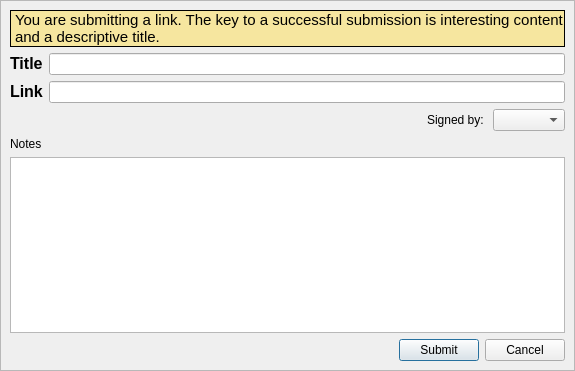
<?xml version="1.0" encoding="UTF-8"?>
<ui version="4.0">
 <class>MeshDemocCreatePostDialog</class>
 <widget class="QDialog" name="MeshDemocCreatePostDialog">
  <property name="geometry">
   <rect>
    <x>0</x>
    <y>0</y>
    <width>575</width>
    <height>371</height>
   </rect>
  </property>
  <property name="windowTitle">
   <string>Submit Post</string>
  </property>
  <layout class="QGridLayout" name="gridLayout_3">
   <property name="margin">
    <number>0</number>
   </property>
   <property name="spacing">
    <number>0</number>
   </property>
   <item row="0" column="0">
    <widget class="HeaderFrame" name="headerFrame">
     <property name="frameShape">
      <enum>QFrame::NoFrame</enum>
     </property>
     <property name="frameShadow">
      <enum>QFrame::Plain</enum>
     </property>
    </widget>
   </item>
   <item row="1" column="0">
    <widget class="QFrame" name="frame">
     <property name="frameShape">
      <enum>QFrame::StyledPanel</enum>
     </property>
     <property name="frameShadow">
      <enum>QFrame::Raised</enum>
     </property>
     <layout class="QGridLayout" name="gridLayout_2">
      <item row="0" column="0" colspan="3">
       <widget class="QLabel" name="info_label">
        <property name="palette">
         <palette>
          <active>
           <colorrole role="Base">
            <brush brushstyle="SolidPattern">
             <color alpha="255">
              <red>255</red>
              <green>255</green>
              <blue>255</blue>
             </color>
            </brush>
           </colorrole>
           <colorrole role="Window">
            <brush brushstyle="SolidPattern">
             <color alpha="255">
              <red>246</red>
              <green>230</green>
              <blue>159</blue>
             </color>
            </brush>
           </colorrole>
          </active>
          <inactive>
           <colorrole role="Base">
            <brush brushstyle="SolidPattern">
             <color alpha="255">
              <red>255</red>
              <green>255</green>
              <blue>255</blue>
             </color>
            </brush>
           </colorrole>
           <colorrole role="Window">
            <brush brushstyle="SolidPattern">
             <color alpha="255">
              <red>246</red>
              <green>230</green>
              <blue>159</blue>
             </color>
            </brush>
           </colorrole>
          </inactive>
          <disabled>
           <colorrole role="Base">
            <brush brushstyle="SolidPattern">
             <color alpha="255">
              <red>246</red>
              <green>230</green>
              <blue>159</blue>
             </color>
            </brush>
           </colorrole>
           <colorrole role="Window">
            <brush brushstyle="SolidPattern">
             <color alpha="255">
              <red>246</red>
              <green>230</green>
              <blue>159</blue>
             </color>
            </brush>
           </colorrole>
          </disabled>
         </palette>
        </property>
        <property name="font">
         <font>
          <family>Tahoma</family>
          <pointsize>11</pointsize>
         </font>
        </property>
        <property name="autoFillBackground">
         <bool>true</bool>
        </property>
        <property name="frameShape">
         <enum>QFrame::Box</enum>
        </property>
        <property name="text">
         <string>You are submitting a link. The key to a successful submission is interesting content and a descriptive title.</string>
        </property>
        <property name="wordWrap">
         <bool>true</bool>
        </property>
       </widget>
      </item>
      <item row="1" column="0" colspan="3">
       <layout class="QGridLayout" name="gridLayout">
        <item row="0" column="1">
         <widget class="QLineEdit" name="titleEdit"/>
        </item>
        <item row="0" column="0">
         <widget class="QLabel" name="titleLabel">
          <property name="text">
           <string>&lt;!DOCTYPE HTML PUBLIC &quot;-//W3C//DTD HTML 4.0//EN&quot; &quot;http://www.w3.org/TR/REC-html40/strict.dtd&quot;&gt;
&lt;html&gt;&lt;head&gt;&lt;meta name=&quot;qrichtext&quot; content=&quot;1&quot; /&gt;&lt;style type=&quot;text/css&quot;&gt;
p, li { white-space: pre-wrap; }
&lt;/style&gt;&lt;/head&gt;&lt;body style=&quot; font-family:'MS Shell Dlg 2'; font-size:8.25pt; font-weight:400; font-style:normal;&quot;&gt;
&lt;p style=&quot; margin-top:0px; margin-bottom:0px; margin-left:0px; margin-right:0px; -qt-block-indent:0; text-indent:0px;&quot;&gt;&lt;span style=&quot; font-size:12pt; font-weight:600;&quot;&gt;Title&lt;/span&gt;&lt;/p&gt;&lt;/body&gt;&lt;/html&gt;</string>
          </property>
         </widget>
        </item>
        <item row="1" column="0">
         <widget class="QLabel" name="linkLabel">
          <property name="text">
           <string>&lt;!DOCTYPE HTML PUBLIC &quot;-//W3C//DTD HTML 4.0//EN&quot; &quot;http://www.w3.org/TR/REC-html40/strict.dtd&quot;&gt;
&lt;html&gt;&lt;head&gt;&lt;meta name=&quot;qrichtext&quot; content=&quot;1&quot; /&gt;&lt;style type=&quot;text/css&quot;&gt;
p, li { white-space: pre-wrap; }
&lt;/style&gt;&lt;/head&gt;&lt;body style=&quot; font-family:'Sans'; font-size:10pt; font-weight:400; font-style:normal;&quot;&gt;
&lt;p style=&quot; margin-top:0px; margin-bottom:0px; margin-left:0px; margin-right:0px; -qt-block-indent:0; text-indent:0px;&quot;&gt;&lt;span style=&quot; font-family:'MS Shell Dlg 2'; font-size:12pt; font-weight:600;&quot;&gt;Link&lt;/span&gt;&lt;/p&gt;&lt;/body&gt;&lt;/html&gt;</string>
          </property>
         </widget>
        </item>
        <item row="1" column="1">
         <widget class="QLineEdit" name="linkEdit"/>
        </item>
       </layout>
      </item>
      <item row="2" column="0" colspan="3">
       <layout class="QHBoxLayout" name="horizontalLayout_3">
        <item>
         <spacer name="spacer_2">
          <property name="orientation">
           <enum>Qt::Horizontal</enum>
          </property>
          <property name="sizeType">
           <enum>QSizePolicy::MinimumExpanding</enum>
          </property>
          <property name="sizeHint" stdset="0">
           <size>
            <width>78</width>
            <height>17</height>
           </size>
          </property>
         </spacer>
        </item>
        <item>
         <widget class="QLabel" name="label_4">
          <property name="text">
           <string>Signed by: </string>
          </property>
         </widget>
        </item>
        <item>
         <widget class="GxsIdChooser" name="idChooser"/>
        </item>
       </layout>
      </item>
      <item row="3" column="0" colspan="3">
       <layout class="QVBoxLayout" name="notesLayout">
        <item>
         <widget class="QLabel" name="notesLabel">
          <property name="text">
           <string>Notes</string>
          </property>
         </widget>
        </item>
        <item>
         <widget class="QTextEdit" name="notesTextEdit"/>
        </item>
       </layout>
      </item>
      <item row="4" column="0">
       <spacer name="horizontalSpacer">
        <property name="orientation">
         <enum>Qt::Horizontal</enum>
        </property>
        <property name="sizeHint" stdset="0">
         <size>
          <width>40</width>
          <height>20</height>
         </size>
        </property>
       </spacer>
      </item>
      <item row="4" column="1">
       <widget class="QPushButton" name="submitButton">
        <property name="text">
         <string>Submit</string>
        </property>
       </widget>
      </item>
      <item row="4" column="2">
       <widget class="QDialogButtonBox" name="buttonBox">
        <property name="sizePolicy">
         <sizepolicy hsizetype="Fixed" vsizetype="Fixed">
          <horstretch>0</horstretch>
          <verstretch>0</verstretch>
         </sizepolicy>
        </property>
        <property name="orientation">
         <enum>Qt::Horizontal</enum>
        </property>
        <property name="standardButtons">
         <set>QDialogButtonBox::Cancel</set>
        </property>
       </widget>
      </item>
     </layout>
    </widget>
   </item>
  </layout>
 </widget>
 <customwidgets>
  <customwidget>
   <class>GxsIdChooser</class>
   <extends>QComboBox</extends>
   <header>gui/gxs/GxsIdChooser.h</header>
  </customwidget>
  <customwidget>
   <class>HeaderFrame</class>
   <extends>QFrame</extends>
   <header>gui/common/HeaderFrame.h</header>
   <container>1</container>
  </customwidget>
 </customwidgets>
 <resources/>
 <connections>
  <connection>
   <sender>buttonBox</sender>
   <signal>rejected()</signal>
   <receiver>PostedCreatePostDialog</receiver>
   <slot>reject()</slot>
   <hints>
    <hint type="sourcelabel">
     <x>316</x>
     <y>260</y>
    </hint>
    <hint type="destinationlabel">
     <x>286</x>
     <y>274</y>
    </hint>
   </hints>
  </connection>
 </connections>
</ui>
